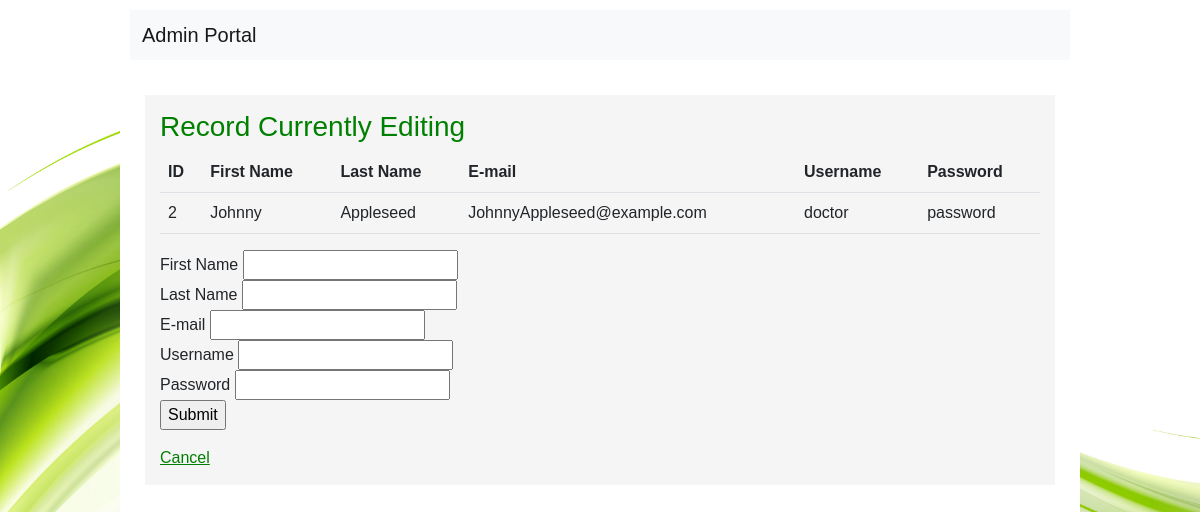
Page /html/admin/adminEditDoctor.php?a=2 on the earlier database version.
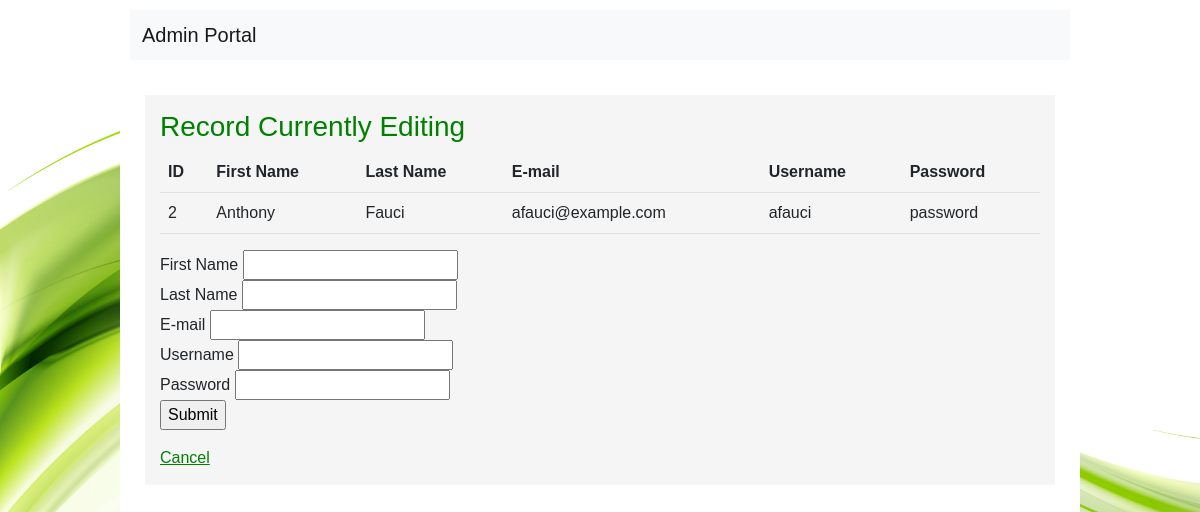
Same page on the later database version.
### tables this page shows
CREATE TABLE `Users` (
  `id` int(11) UNSIGNED NOT NULL,
  `first_name` varchar(255) DEFAULT NULL,
  `last_name` varchar(255) DEFAULT NULL,
  `email` varchar(255) DEFAULT NULL,
  `userpassword` varchar(64) NOT NULL,
  `role` enum('ADMIN','DOCTOR','PATIENT') DEFAULT NULL,
  `username` varchar(255) NOT NULL,
  `assigned_doctorId` int(11) DEFAULT NULL,
  `birthdate` date DEFAULT NULL,
  `phone` varchar(255) DEFAULT NULL,
  `address` varchar(255) DEFAULT NULL,
  `emerCon_name` varchar(255) DEFAULT NULL,
  `emerCon_phone` varchar(255) DEFAULT NULL,
  `emerCon_relation` varchar(255) DEFAULT NULL
);

### html/admin/adminEditDoctor.php (the view, shortened to what this page needs)
<!DOCTYPE html>
<html lang="en">
<head>
  <link href="https://cdn.jsdelivr.net/npm/bootstrap@5.2.2/dist/css/bootstrap.min.css" rel="stylesheet" />
  <link rel="stylesheet" href="../../css/style.css?v=<?php echo time(); ?>" />
</head>
<body>
  <div class="body">
    <header>
      <nav class="navbar navbar-expand-lg navbar-light bg-light justify-content-center nav-fill">
        <div class="container-fluid">
          <a class="navbar-brand mb-0 h1" href="patientPortal.php">Admin Portal</a>
        </div>
      </nav>
    </header>
    <section style="overflow-x: scroll">
      <h3>Record Currently Editing</h3>
      <table class="table table-hover">
        <tr>
          <th>ID</th>
          <th>First Name</th>
          <th>Last Name</th>
          <th>E-mail</th>
          <th>Username</th>
          <th>Password</th>
        </tr>
        <?php
          $id = $_GET['a'];
          $conn = new mysqli("localhost", "root", "", "pregnancy");
          $sql = "SELECT * FROM Users WHERE role = 'DOCTOR' && id = $id ";
          $result = $conn->query($sql);
          while($row = $result->fetch_assoc()) {
            echo "
            <tr>
              <td>".$row['id']."</td>
              <td>".$row['first_name']."</td>
              <td>".$row['last_name']."</td>
              <td>".$row['email']."</td>
              <td>".$row['username']."</td>
              <td>".$row['userpassword']."</td>
            </tr>
            ";
          }
        ?>
    </table>
    <form name="frmContact" method="post" action="adminEditDoctorAction.php">
            <p>
                <label for="firstname">First Name </label>
                <input type="text" name="firstName" id="firstName"> <br/>
                <label for="lastname">Last Name</label>
                <input type="text" name="lastName" id="lastName"> <br/>
                <label for="email">E-mail</label>
                <input type="text" name="email" id="email"> <br/>
                <label for="username">Username</label>
                <input type="text" name="username" id="username"> <br/>
                <label for="password">Password</label>
                <input type="text" name="password" id="password"> <br/>
                <input type="submit" name="Submit" id="Submit" value="Submit">
            </p>
        </form>
        <?php
          echo '
            <a href="adminPortal.php">Cancel</a>
          ';
        ?>
    </section>
  </div>
</body>
</html>

Differences in the rows shown:
changed users "password": first_name "Johnny" → "Anthony"; last_name "Appleseed" → "Fauci"; email "JohnnyAppleseed@example.com" → "afauci@example.com"; username "doctor" → "afauci"
